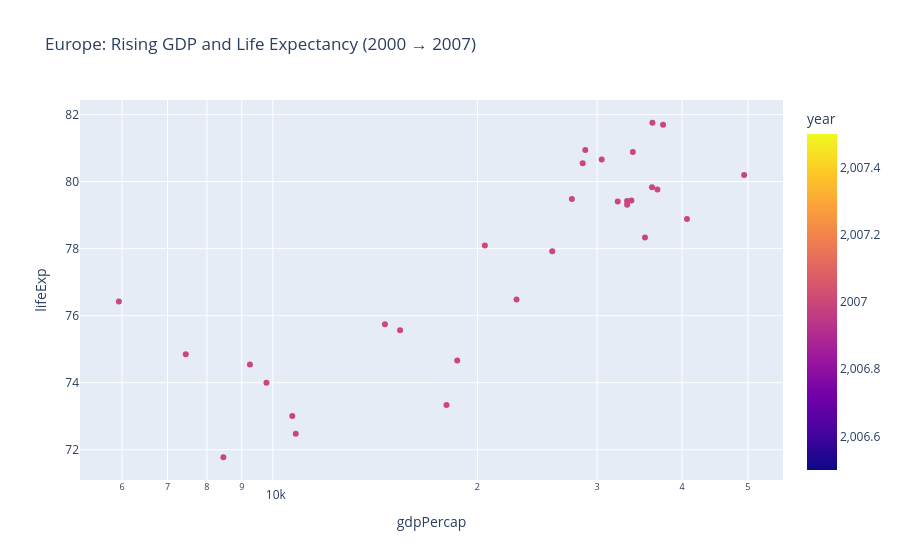

Here is the notebook cell this chart was saved with:
### Code cell
# Task 1 — Europe 2000 vs 2007

df_task1 = df[
    (df["continent"] == "Europe") &
    (df["year"].isin([2000, 2007]))
]

fig1 = px.scatter(
    df_task1,
    x="gdpPercap",
    y="lifeExp",
    color="year",
    hover_name="country",
    log_x=True,
    title="Europe: Rising GDP and Life Expectancy (2000 → 2007)",
    color_discrete_sequence=["#1f77b4", "#d62728"]
)

fig1.show()

### Figure 1 — Plotly figure (JSON) as saved in the notebook; plotly's stock layout.template omitted (floating-point values rounded to 4 significant figures)
{"data": [{"hovertemplate": "<b>%{hovertext}</b><br><br>gdpPercap=%{x}<br>lifeExp=%{y}<br>year=%{marker.color}<extra></extra>", "hovertext": ["Albania", "Austria", "Belgium", "Bosnia and Herzegovina", "Bulgaria", "Croatia", "Czech Republic", "Denmark", "Finland", "France", "Germany", "Greece", "Hungary", "Iceland", "Ireland", "Italy", "Montenegro", "Netherlands", "Norway", "Poland", "Portugal", "Romania", "Serbia", "Slovak Republic", "Slovenia", "Spain", "Sweden", "Switzerland", "Turkey", "United Kingdom"], "legendgroup": "", "marker": {"color": [2007, 2007, 2007, 2007, 2007, 2007, 2007, 2007, 2007, 2007, 2007, 2007, 2007, 2007, 2007, 2007, 2007, 2007, 2007, 2007, 2007, 2007, 2007, 2007, 2007, 2007, 2007, 2007, 2007, 2007], "coloraxis": "coloraxis", "symbol": "circle"}, "mode": "markers", "name": "", "orientation": "v", "showlegend": false, "type": "scatter", "x": [5937.0, 36130.0, 33690.0, 7446.0, 10680.0, 14620.0, 22830.0, 35280.0, 33210.0, 30470.0, 32170.0, 27540.0, 18010.0, 36180.0, 40680.0, 28570.0, 9254.0, 36800.0, 49360.0, 15390.0, 20510.0, 10810.0, 9787.0, 18680.0, 25770.0, 28820.0, 33860.0, 37510.0, 8458.0, 33200.0], "xaxis": "x", "y": [76.42, 79.83, 79.44, 74.85, 73.0, 75.75, 76.49, 78.33, 79.31, 80.66, 79.41, 79.48, 73.34, 81.76, 78.89, 80.55, 74.54, 79.76, 80.2, 75.56, 78.1, 72.48, 74.0, 74.66, 77.93, 80.94, 80.88, 81.7, 71.78, 79.42], "yaxis": "y"}], "layout": {"coloraxis": {"colorbar": {"title": {"text": "year"}}, "colorscale": [[0, "#0d0887"], [0.1111, "#46039f"], [0.2222, "#7201a8"], [0.3333, "#9c179e"], [0.4444, "#bd3786"], [0.5556, "#d8576b"], [0.6667, "#ed7953"], [0.7778, "#fb9f3a"], [0.8889, "#fdca26"], [1, "#f0f921"]]}, "legend": {"tracegroupgap": 0}, "title": {"text": "Europe: Rising GDP and Life Expectancy (2000 → 2007)"}, "xaxis": {"anchor": "y", "domain": [0, 1], "title": {"text": "gdpPercap"}, "type": "log"}, "yaxis": {"anchor": "x", "domain": [0, 1], "title": {"text": "lifeExp"}}}}
